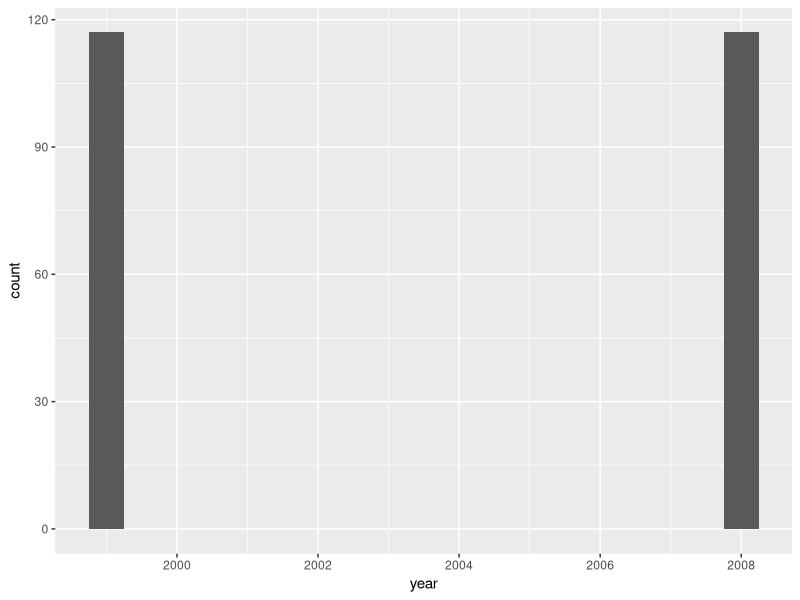
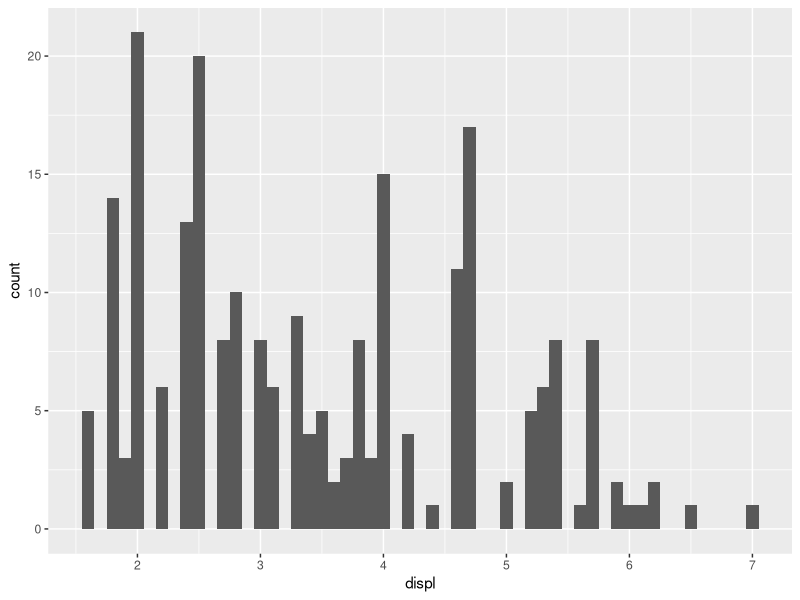
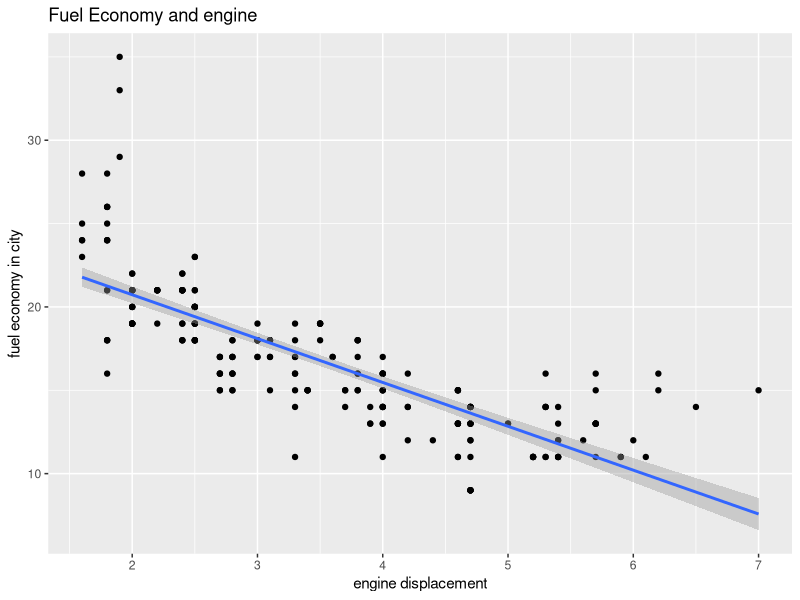
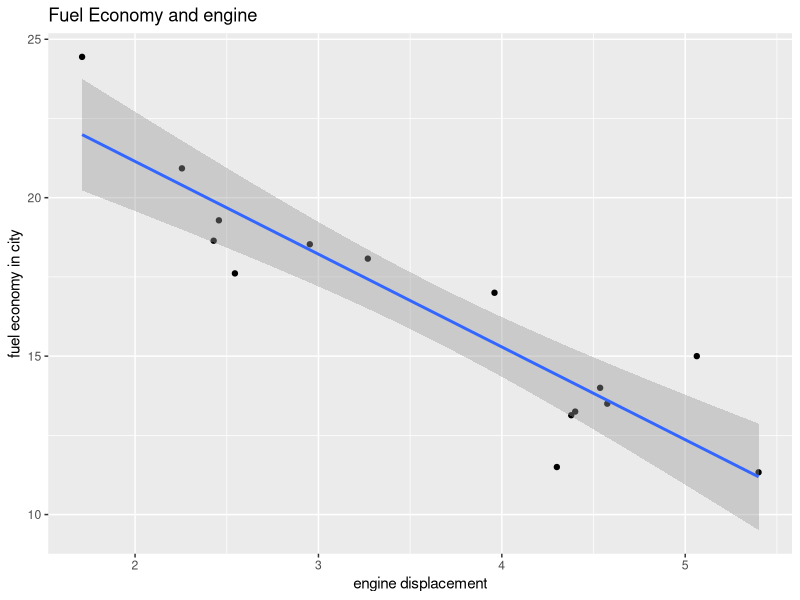

R code for these plots, in order:
## ---- chunk 1
knitr::opts_chunk$set(echo = TRUE)
install.packages("gglpot2")
install.packages("tidyverse")
install.packages("dplyr")
library("tidyverse")
library("ggplot2")
library("tibble")
library("dplyr")


## ---- chunk 2
view(mpg)
## ---- chunk 3
ggplot(data = mpg) +
  geom_histogram(mapping = aes(x = year), binwidth = 0.5)
## ---- chunk 4
ggplot(data = mpg) +
  geom_histogram(mapping = aes(x = displ), binwidth = 0.1)
## ---- chunk 5
mpg %>%
  ggplot(mapping = aes(x = displ, y = cty)) + 
    geom_point() + 
    geom_smooth(method = lm) +
    ggtitle("Fuel Economy and engine") + xlab("engine displacement") + ylab("fuel economy in city")
## ---- chunk 6
mpg %>%
  group_by(manufacturer) %>%
  summarise(mean_displ = mean(displ), mean_cty = mean(cty)) %>%
  ggplot(mapping = aes(x = mean_displ, y = mean_cty)) + 
    geom_point() + 
    geom_smooth(method = lm) +
    ggtitle("Fuel Economy and engine") + xlab("engine displacement") + ylab("fuel economy in city")
